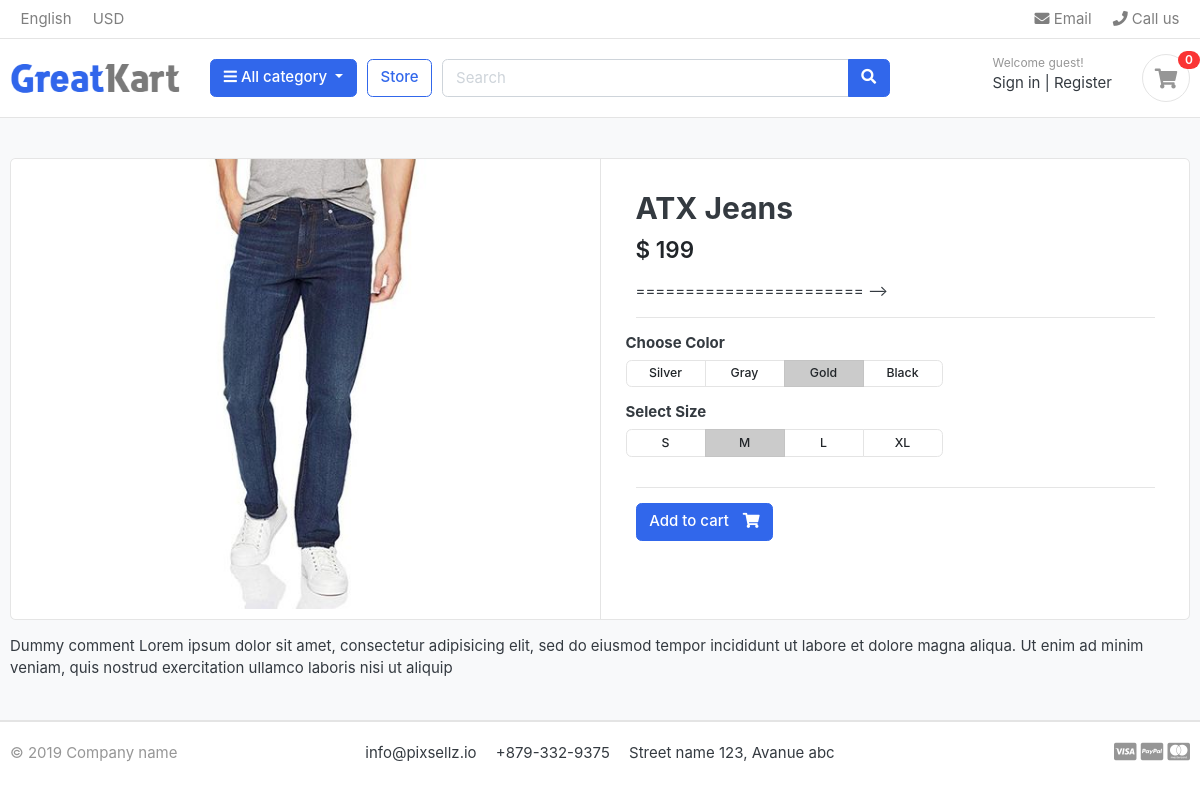
Page /store/jeans/atx-jeans/ on the committed database.
### store/models.py (models this page shows, shortened)
class Product(models.Model):
    product_name = models.CharField(max_length=200, unique=True)
    slug = models.SlugField(max_length=200, unique=True)
    discription = models.TextField(max_length=500, blank=True)
    price = models.IntegerField()
    images = models.ImageField(upload_to='photos/products')
    stock = models.IntegerField()
    is_available = models.BooleanField(default=True)
    category = models.ForeignKey(Category, on_delete=models.CASCADE)
    created_date = models.DateTimeField(auto_now_add=True)
    modified_date = models.DateTimeField(auto_now=True)

### store/views.py (the view)
# urls.py: path('<slug:category_slug>/<slug:product_slug>/', views.product_detail, name='product_detail'),
def product_detail(request, category_slug, product_slug):
    try:
        single_product = Product.objects.get(category__slug=category_slug, slug=product_slug)
    except Exception as e:
        raise e
    context = {
        'single_product': single_product,
    }
    return render(request, "store/product_detail.html", context)

### category/context_processors.py (called while the page is built)
def menu_links(request):
    links = Category.objects.all()
    return dict(links=links)

### category/models.py (called while the page is built)
    def get_url(self):
            return reverse('products_by_category', args=[self.slug])

### templates/store/product_detail.html (shortened to what this page needs)
{% extends "base.html" %}
{% load static %}
{% block content %}
<section class="section-content padding-y bg">
<div class="container">
<div class="card">
	<div class="row no-gutters">
		<aside class="col-md-6">
            <article class="gallery-wrap">
	        <div class="img-big-wrap">
	            <a href="#"><img src="{{ single_product.images.url }}"></a>
	        </div>
	        </article>
		</aside>
		<main class="col-md-6 border-left">
            <article class="content-body">
                <h2 class="title">{{ single_product.product_name }}</h2>
                <div class="mb-3">
	                <var class="price h4">$ {{ single_product.price }}</var>
                </div>
======================= -->
            <br><hr>
                <div class="row">
                    <div class="item-option-select">
                        <h6>Choose Color</h6>
                        <div class="btn-group btn-group-sm btn-group-toggle" data-toggle="buttons">
                        <label class="btn btn-light">
                            <input type="radio" name="radio_color"> Silver
                        </label>
                        <label class="btn btn-light">
                                <input type="radio" name="radio_color" > Gray
                        </label>
                        <label class="btn btn-light active">
                            <input type="radio" name="radio_color checked"> Gold
                        </label>
                        <label class="btn btn-light">
                           <input type="radio" name="radio_color"> Black
                        </label>
                    </div>
                </div>
            </div>
                    <div class="row">
                        <div class="item-option-select">
                            <h6>Select Size</h6>
                            <div class="btn-group btn-group-sm btn-group-toggle" data-toggle="buttons">
                            <label class="btn btn-light">
                                <input type="radio" name="radio_color"> S
                            </label>
                            <label class="btn btn-light active">
                                <input type="radio" name="radio_color" checked> M
                            </label>
                            <label class="btn btn-light">
                                <input type="radio" name="radio_color"> L
                            </label>
                            <label class="btn btn-light">
                                <input type="radio" name="radio_color"> XL
                            </label>
                            </div>
                        </div>
                    </div>
                    <hr>
                    {% if single_product.stock <= 0 %}
                        <span class="badge badge-danger">Out of Stock</span>
                    {% else %}
                        <a href="./product-detail.html" class="btn  btn-primary"> <span class="text">Add to cart</span> <i class="fas fa-shopping-cart"></i>  </a>
                    {% endif %}
                </article>
            </main>
        </div>
    </div>
            <div class="mt-3">
                <p>
                    Dummy comment Lorem ipsum dolor sit amet, consectetur adipisicing elit, sed do eiusmod
                    tempor incididunt ut labore et dolore magna aliqua. Ut enim ad minim veniam,
                    quis nostrud exercitation ullamco laboris nisi ut aliquip
                </p>
            </div>
	</div>
</section>
{% endblock %}

### greatkart/static/css/ui.css (style rules this page uses)
html { font-family: "Inter", sans-serif; font-size: 15px; }
.content-body { flex: 1 1 auto; padding: 2rem 2.3rem; }
.padding-y { padding-top: 40px; padding-bottom: 40px; }
var { font-style: normal; }
article:after, .form-group:after { display: block; clear: both; content: ""; }
.bg { background-color: #f8f9fa; }
p:last-child { margin-bottom: 0; }
.btn-light { background-color: #fff; border-color: #e4e4e4; }
.btn .text + i { margin-left: 10px; }
.price { font-weight: 600; color: #212529; }
.gallery-wrap .img-big-wrap { margin-bottom: 10px; border-radius: 0.37rem; overflow: hidden; background-color: #fff; }
.gallery-wrap .img-big-wrap a { text-align: center; display: block; }
.gallery-wrap .img-big-wrap img { height: 450px; width: auto; display: inline-block; }
.item-option-select { margin-bottom: 1rem; display: inline-block; margin-right: 15px; }
.item-option-select .btn { min-width: 80px; }

### rows in the picture
Product: images (picture), product_name "ATX Jeans", price "199"
